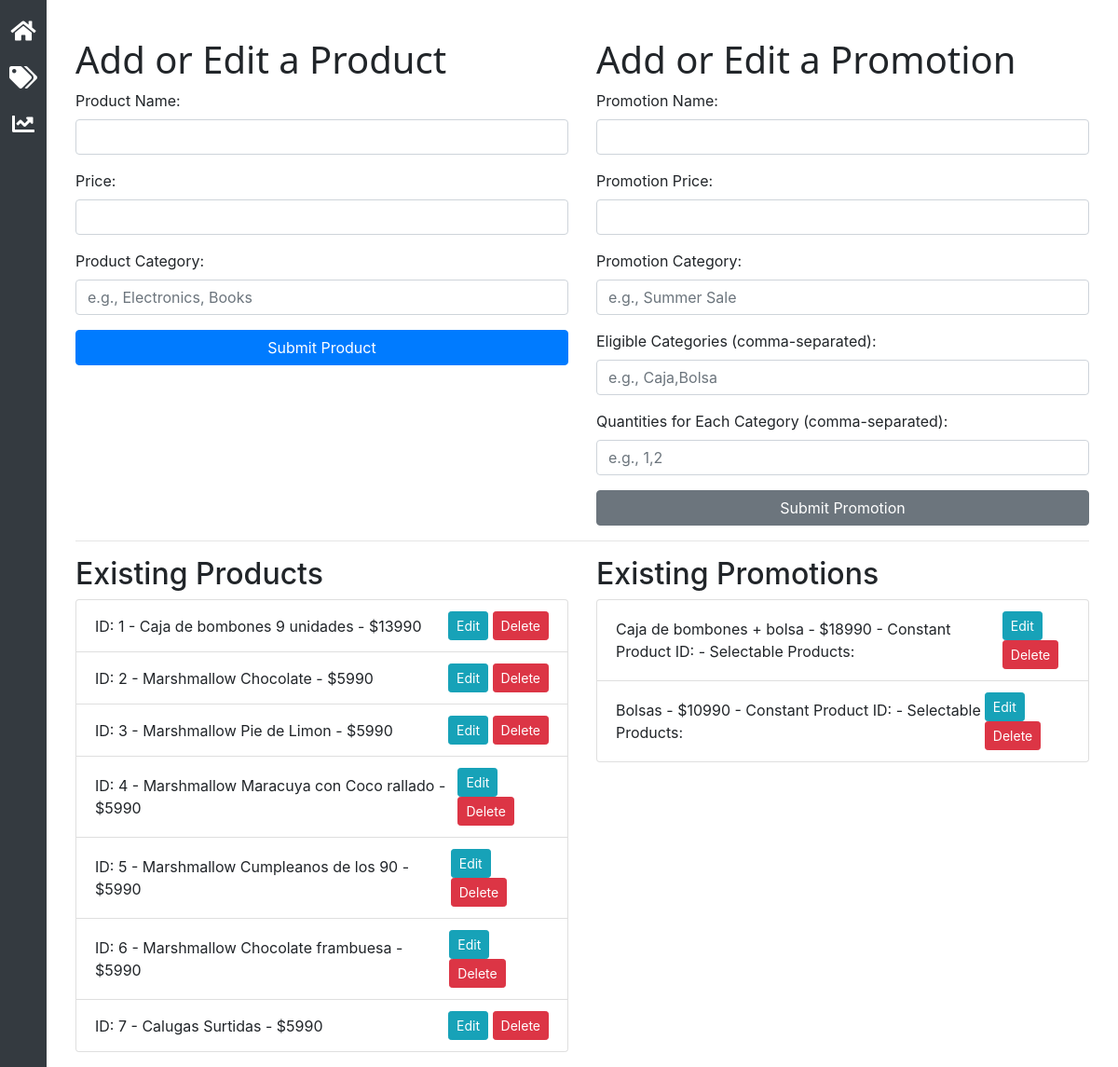
Page /products on the committed database.
### Websv.py (models this page shows)
class Product(db.Model):
    id = db.Column(db.Integer, primary_key=True)
    name = db.Column(db.String(100), nullable=False)
    price = db.Column(db.Integer, nullable=False)
    product_category = db.Column(db.String(100), nullable=True)

class Promotion(db.Model):
    id = db.Column(db.Integer, primary_key=True)
    name = db.Column(db.String(100), nullable=False)
    price = db.Column(db.Integer, nullable=False)
    promotion_category = db.Column(db.String(100), nullable=True)
    eligible_category = db.Column(db.String(100), nullable=True)  # New field replacing constant_product_id and selectable_group_ids
    selectable_quantities = db.Column(db.String(100), nullable=False)  # Comma-separated string of quantities for IDs

### Websv.py (the view, shortened to what this page needs)
@app.route('/products', methods=['GET', 'POST'])
def add_or_edit_product():
    products = Product.query.all()
    promotions = Promotion.query.all()  # Make sure this is outside any conditional logic.
    return render_template('products.html', products=products, promotions=promotions)

### templates/products.html (shortened to what this page needs)
<!DOCTYPE html>
<html lang="en">
<head>
    <link rel="stylesheet" href="static/modern-ui-style.css">
    <link rel="stylesheet" href="https://stackpath.bootstrapcdn.com/bootstrap/4.3.1/css/bootstrap.min.css">
    <link rel="stylesheet" href="https://cdnjs.cloudflare.com/ajax/libs/font-awesome/5.15.1/css/all.min.css">
</head>
<body>
    <div id="sidebar">
        <ul class="nav flex-column">
            <li class="nav-item">
                <a class="nav-link active" href="/sales">
                    <i class="fas fa-home nav-icon"></i>
                </a>
            </li>
            <li class="nav-item">
                <a class="nav-link" href="/products">
                    <i class="fas fa-tags nav-icon"></i>
                </a>
            </li>
            <li class="nav-item">
                <a class="nav-link" href="/sales-record">
                    <i class="fas fa-chart-line nav-icon"></i>
                </a>
            </li>
        </ul>
    </div>
    <div class="content">
    <div class="container mt-4">
        <div class="row">
            <div class="col-md-6">
                <h1>Add or Edit a Product</h1>
                <form action="/products" method="post">
                    <div class="form-group">
                        <label for="name">Product Name:</label>
                        <input type="text" class="form-control" id="name" name="name" oninput="this.value = this.value.replace(/[^a-zA-Z0-9 ]/g, '')" required>
                    </div>
                    <div class="form-group">
                        <label for="price">Price:</label>
                        <input type="number" class="form-control" id="price" name="price" required>
                    </div>
                    <div class="form-group">
                        <label for="product_category">Product Category:</label>
                        <input type="text" class="form-control" id="product_category" name="product_category" placeholder="e.g., Electronics, Books">
                    </div>
                    <button type="submit" class="btn btn-primary btn-block">Submit Product</button>
                </form>
            </div>
            <div class="col-md-6">
                <h1>Add or Edit a Promotion</h1>
                <form action="/add-promotion" method="post">
                    <div class="form-group">
                        <label for="promo_name">Promotion Name:</label>
                        <input type="text" class="form-control" id="promo_name" name="promo_name" required>
                    </div>
                    <div class="form-group">
                        <label for="promo_price">Promotion Price:</label>
                        <input type="number" class="form-control" id="promo_price" name="promo_price" required>
                    </div>
                    <div class="form-group">
                        <label for="promotion_category">Promotion Category:</label>
                        <input type="text" class="form-control" id="promotion_category" name="promotion_category" placeholder="e.g., Summer Sale">
                    </div>
                    <div class="form-group">
                        <label for="eligible_category">Eligible Categories (comma-separated):</label>
                        <input type="text" class="form-control" id="eligible_category" name="eligible_category" placeholder="e.g., Caja,Bolsa">
                    </div>
                    <div class="form-group">
                        <label for="selectable_quantities">Quantities for Each Category (comma-separated):</label>
                        <input type="text" class="form-control" id="selectable_quantities" name="selectable_quantities" placeholder="e.g., 1,2">
                    </div>
                    <button type="submit" class="btn btn-secondary btn-block">Submit Promotion</button>
                </form>
            </div>
</div>
<hr>
<div class="row">
    <div class="col-md-6">
        <h2>Existing Products</h2>
        <ul class="list-group">
            {% for product in products %}
            <li class="list-group-item d-flex justify-content-between align-items-center">
                ID: {{ product.id }} - {{ product.name }} - ${{ product.price }}
                <div>
                    <button class="btn btn-info btn-sm" onclick="editProduct('{{ product.id }}', '{{ product.name | escape }}', '{{ product.price }}', '{{ product.product_category | escape }}')">Edit</button>
                    <button class="btn btn-danger btn-sm" onclick="deleteProduct('{{ product.id }}')">Delete</button>
                </div>
            </li>
            {% endfor %}
        </ul>
    </div>
    <div class="col-md-6">
        <h2>Existing Promotions</h2>
        <ul class="list-group">
            {% for promotion in promotions %}
            <li class="list-group-item d-flex justify-content-between align-items-center">
                {{ promotion.name }} - ${{ promotion.price }} - Constant Product ID: {{ promotion.constant_product_id }} - Selectable Products: {{ promotion.selectable_product_ids }}
                <div>
                    <button class="btn btn-info btn-sm" onclick="editPromotion('{{ promotion.id }}', '{{ promotion.name }}', '{{ promotion.price }}', '{{ promotion.constant_product_id }}', '{{ promotion.selectable_product_ids }}', '{{ promotion.selectable_quantities }}')">Edit</button>
        <button class="btn btn-danger btn-sm" onclick="deletePromotion('{{ promotion.id }}')">Delete</button>
    </div>
</li>
            {% endfor %}
        </ul>
    </div>
</div>
</div>
</div>
</body>
</html>

### static/modern-ui-style.css (style rules this page uses)
body, h1, h3, button, input { font-family: 'Segoe UI', 'Helvetica Neue', sans-serif; font-size: larger; }
.container-fluid, .list-group-item { padding: 20px; }
.list-group-item { justify-content: space-between; align-items: center; }
.list-group-item { list-style: none; }
#sidebar { position: fixed; top: 0; left: 0; bottom: 0; width: 50px; background-color: #343a40; padding: 0.5rem 0; display: flex; flex-direction: column; align-items: center; }
#sidebar ul { list-style: none; padding: 0; width: 100%; }
#sidebar .nav-item { width: 100%; }
#sidebar .nav-link { color: #ffffff; display: flex; justify-content: center; align-items: center; height: 50px; text-decoration: none; }
#sidebar .nav-icon { font-size: 1.5rem; }
.content { margin-left: 50px; padding: 1rem; }

### rows in the picture
Product: id "1", name "Caja de bombones 9 unidades", price "13990"
Product: id "2", name "Marshmallow Chocolate", price "5990"
Product: id "3", name "Marshmallow Pie de Limon", price "5990"
Product: id "4", name "Marshmallow Maracuya con Coco rallado", price "5990"
Product: id "5", name "Marshmallow Cumpleanos de los 90", price "5990"
Product: id "6", name "Marshmallow Chocolate frambuesa", price "5990"
Product: id "7", name "Calugas Surtidas", price "5990"
Promotion: name "Caja de bombones + bolsa", price "18990"
Promotion: name "Bolsas", price "10990"
